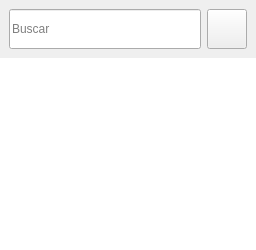
         <widget class="QFrame" name="VaultMain_frame_lista_itens">
          <property name="sizePolicy">
           <sizepolicy hsizetype="Expanding" vsizetype="Preferred">
            <horstretch>0</horstretch>
            <verstretch>0</verstretch>
           </sizepolicy>
          </property>
          <property name="maximumSize">
           <size>
            <width>300</width>
            <height>16777215</height>
           </size>
          </property>
          <property name="frameShape">
           <enum>QFrame::Shape::NoFrame</enum>
          </property>
          <property name="frameShadow">
           <enum>QFrame::Shadow::Raised</enum>
          </property>
          <layout class="QVBoxLayout" name="verticalLayout_11">
           <property name="spacing">
            <number>0</number>
           </property>
           <property name="leftMargin">
            <number>0</number>
           </property>
           <property name="topMargin">
            <number>0</number>
           </property>
           <property name="rightMargin">
            <number>0</number>
           </property>
           <property name="bottomMargin">
            <number>0</number>
           </property>
           <item>
            <widget class="QFrame" name="VaultMain_frame_busca">
             <property name="maximumSize">
              <size>
               <width>16777215</width>
               <height>90</height>
              </size>
             </property>
             <property name="frameShape">
              <enum>QFrame::Shape::NoFrame</enum>
             </property>
             <property name="frameShadow">
              <enum>QFrame::Shadow::Raised</enum>
             </property>
             <layout class="QHBoxLayout" name="horizontalLayout_10">
              <item>
               <widget class="QLineEdit" name="VaultMain_line_busca">
                <property name="minimumSize">
                 <size>
                  <width>190</width>
                  <height>0</height>
                 </size>
                </property>
                <property name="maximumSize">
                 <size>
                  <width>16777215</width>
                  <height>40</height>
                 </size>
                </property>
                <property name="alignment">
                 <set>Qt::AlignmentFlag::AlignLeading|Qt::AlignmentFlag::AlignLeft|Qt::AlignmentFlag::AlignVCenter</set>
                </property>
                <property name="placeholderText">
                 <string>Buscar</string>
                </property>
               </widget>
              </item>
              <item>
               <widget class="QPushButton" name="VaultMain_btn_add_item">
                <property name="minimumSize">
                 <size>
                  <width>40</width>
                  <height>40</height>
                 </size>
                </property>
                <property name="maximumSize">
                 <size>
                  <width>40</width>
                  <height>40</height>
                 </size>
                </property>
                <property name="text">
                 <string/>
                </property>
               </widget>
              </item>
             </layout>
            </widget>
           </item>
           <item>
            <widget class="QListView" name="VaultMain_listView">
             <property name="sizePolicy">
              <sizepolicy hsizetype="Expanding" vsizetype="Preferred">
               <horstretch>0</horstretch>
               <verstretch>0</verstretch>
              </sizepolicy>
             </property>
             <property name="frameShape">
              <enum>QFrame::Shape::NoFrame</enum>
             </property>
            </widget>
           </item>
          </layout>
         </widget>
